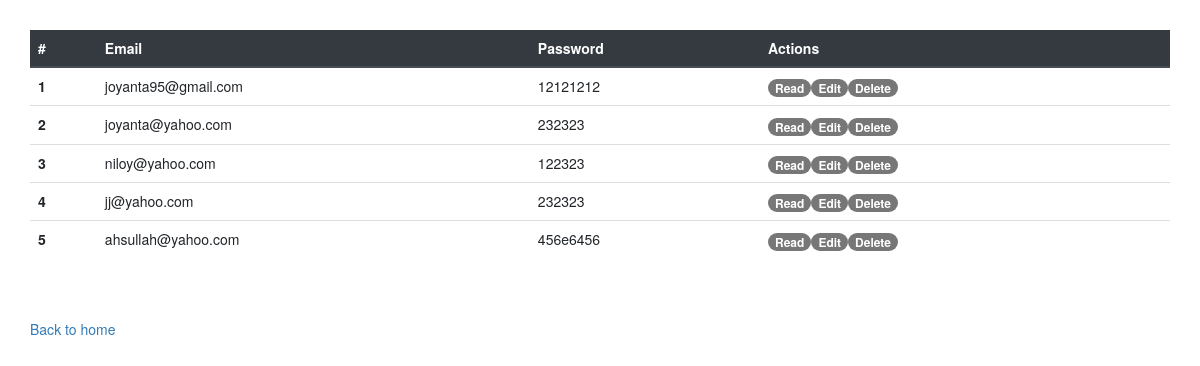
The page /records.php (signed in) on the database as committed earlier.
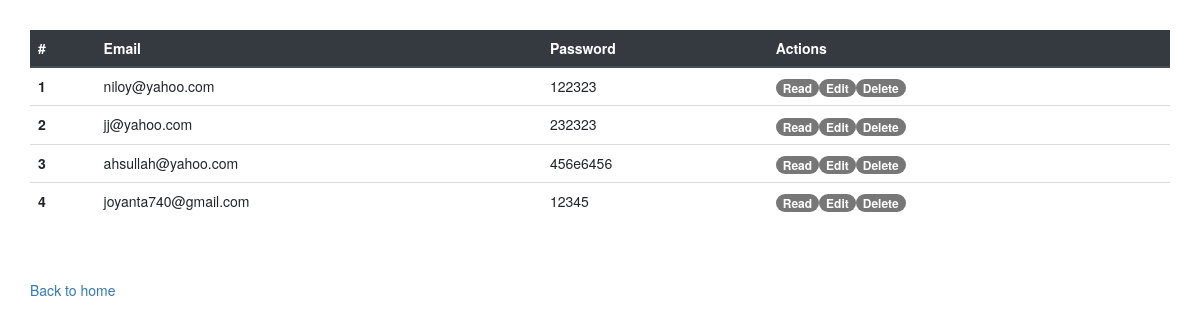
The same page on the database as committed later.
### tables this page shows
CREATE TABLE `user` (
  `id` int(100) NOT NULL,
  `email` varchar(255) NOT NULL,
  `password` varchar(255) NOT NULL
);

### model.php (called while the page is built, shortened)
<?php
class Model{
	private $server = "localhost";
	private $username = "root";
	private $password = "";
	private $db = "oopphp";
	private $conn;
	public function __construct(){
		try{
			$this->conn = new mysqli($this->server,$this->username,$this->password,$this->db);
		} catch (Exception $e){
			echo "Connection failed" . $e->getMessage();
		}
	}
	public function fetch(){
		$data = null;
		$query = "SELECT * FROM `user`";
		if ($sql = $this->conn->query($query)) {
			while ($row = mysqli_fetch_assoc($sql)) {
				$data[] = $row;
			}
		}
		return $data;
	}
}
?>

### records.php (the view, shortened to what this page needs)
<!DOCTYPE html>
<html>
<head>
	<link rel="stylesheet" href="https://stackpath.bootstrapcdn.com/bootstrap/4.5.0/css/bootstrap.min.css">
		<link rel="stylesheet" href="https://maxcdn.bootstrapcdn.com/bootstrap/3.3.7/css/bootstrap.min.css">
		<link rel="stylesheet" href="https://maxcdn.bootstrapcdn.com/bootstrap/3.3.7/css/bootstrap-theme.min.css">
</head>
<body>
  <div style="padding: 30px;">
<table class="table">
  <thead class="thead-dark">
    <tr>
      <th scope="col">#</th>
      <th scope="col">Email</th>
      <th scope="col">Password</th>
      <th scope="col">Actions</th>
    </tr>
  </thead>
  <tbody>
    <?php
$id = isset($_SESSION['id']);
if ($id==false) {
  echo "<script>alert('Login first');</script>";
  echo "<script>window.location.href = 'login.php';</script>";
}
else{
    include 'model.php';
    $model = new Model();
    $rows = $model->fetch();
    $i = 1;
    if (!empty($rows)) {
      foreach ($rows as $row) {
    ?>
    <tr>
      <th scope="row"><?php echo $i++;?></th>
      <td><?php echo $row['email'];?></td>
      <td><?php echo $row['password'];?></td>
      <td><a href="read.php?id=<?php echo $row['id'];?>" class="badge badge-info">Read</a><a href="edit.php?id=<?php echo $row['id'];?>" class="badge badge-success">Edit</a><a href="delete.php?id=<?php echo $row['id'];?>" class="badge badge-danger">Delete</a></td>
    </tr>
    <?php
    }
    }
    else{
      echo "No data";
    }
  }
    ?>
  </tbody>
</table>
<br>
  <br>
  <div><a href="home.php" style="text-decoration: none;">Back to home</a></div>
</div>
</body>
</html>

Rows that differ between the two databases and show on the page:
removed user: email "joyanta95@gmail.com", password "12121212"
removed user: email "joyanta@yahoo.com", password "232323"
added user: email "joyanta740@gmail.com", password "12345"
